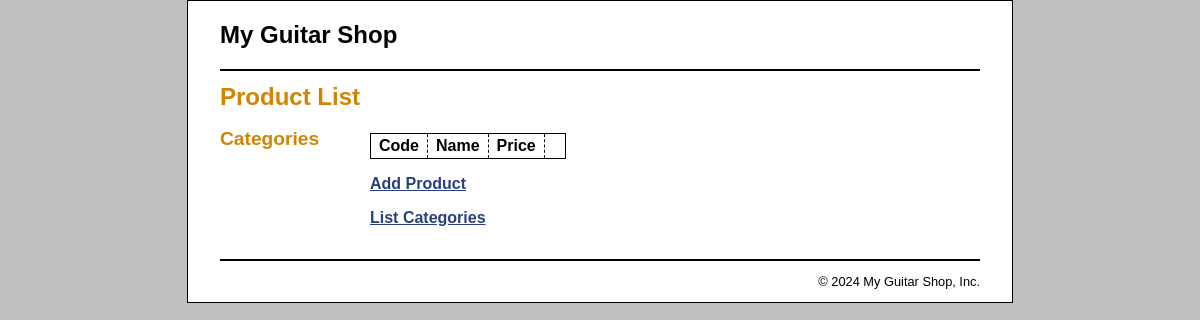
Page /part1/product_manager/index.php on the earlier database version.
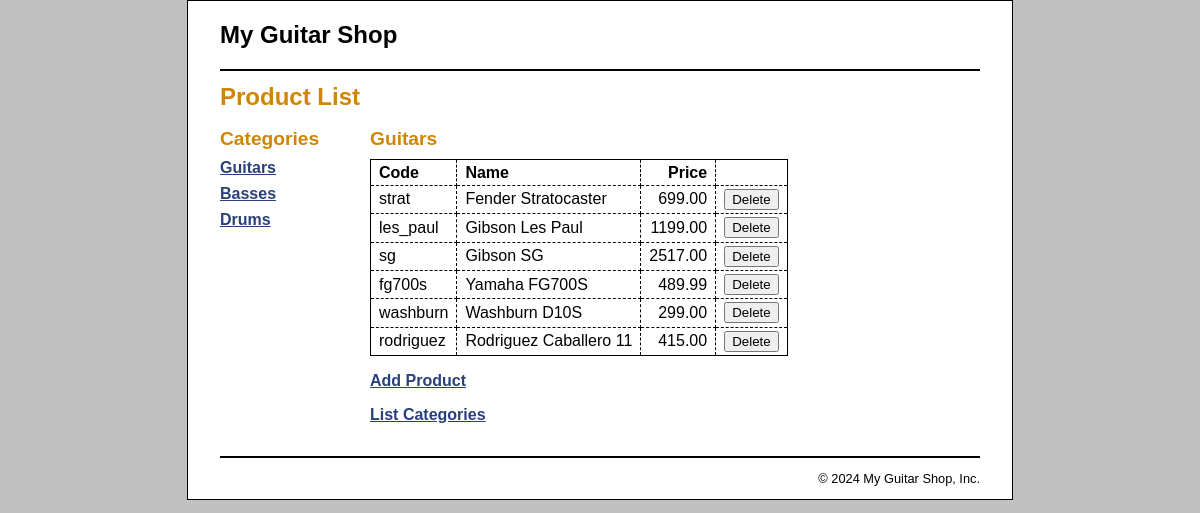
Same page on the later database version.
### tables this page shows
CREATE TABLE categories (
  categoryID       INT(11)        NOT NULL   AUTO_INCREMENT,
  categoryName     VARCHAR(255)   NOT NULL,
  PRIMARY KEY (categoryID)
);

CREATE TABLE products (
  productID        INT(11)        NOT NULL   AUTO_INCREMENT,
  categoryID       INT(11)        NOT NULL,
  productCode      VARCHAR(10)    NOT NULL   UNIQUE,
  productName      VARCHAR(255)   NOT NULL,
  listPrice        DECIMAL(10,2)  NOT NULL,
  PRIMARY KEY (productID)
);

### part1/model/category_db.php (called while the page is built, shortened)
<?php
function get_categories() {
    global $db;
    $query = 'SELECT * FROM categories
              ORDER BY categoryID';
    $statement = $db->prepare($query);
    $statement->execute();
    return $statement;
}
function get_category_name($category_id) {
    global $db;
    $query = 'SELECT * FROM categories
              WHERE categoryID = :category_id';
    $statement = $db->prepare($query);
    $statement->bindValue(':category_id', $category_id);
    $statement->execute();
    $category = $statement->fetch();
    $category_name = $category['categoryName'];
    return $category_name;
}
?>

### part1/model/product_db.php (called while the page is built, shortened)
<?php
function get_products_by_category($category_id) {
    global $db;
    $query = 'SELECT * FROM products
              WHERE products.categoryID = :category_id
              ORDER BY productID';
    $statement = $db->prepare($query);
    $statement->bindValue(':category_id', $category_id);
    $statement->execute();
    $products = $statement->fetchAll();
    return $products;
}
?>

### part1/product_manager/product_list.php (the view, shortened to what this page needs)
<?php include '../view/header.php'; ?>
<main>
    <h1>Product List</h1>
    <aside>
        <h2>Categories</h2>
        <?php include '../product_manager/categories_nav.php'; ?>
    </aside>
    <section>
        <h2><?php echo $category_name; ?></h2>
        <table>
            <tr>
                <th>Code</th>
                <th>Name</th>
                <th class="right">Price</th>
                <th>&nbsp;</th>
            </tr>
            <?php foreach ($products as $product) : ?>
            <tr>
                <td><?php echo $product['productCode']; ?></td>
                <td><?php echo $product['productName']; ?></td>
                <td class="right"><?php echo $product['listPrice']; ?></td>
                <td><form action="." method="post">
                    <input type="submit" value="Delete">
                </form></td>
            </tr>
            <?php endforeach; ?>
        </table>
        <p><a href="?action=show_add_form">Add Product</a></p>
        <p class="last_paragraph"><a href="?action=list_categories">List Categories</a></p>
    </section>
</main>
<?php include '../view/footer.php'; ?>

### part1/product_manager/index.php (shortened to what this page needs)
<?php
require('../model/database.php');
require('../model/product_db.php');
require('../model/category_db.php');
$action = filter_input(INPUT_POST, 'action');
if ($action == NULL) {
    $action = filter_input(INPUT_GET, 'action');
    if ($action == NULL) {
        $action = 'list_products';
    }
}
if ($action == 'list_products') {
    $category_id = filter_input(INPUT_GET, 'category_id',
            FILTER_VALIDATE_INT);
    if ($category_id == NULL || $category_id == FALSE) {
        $category_id = 1;
    }
    $category_name = get_category_name($category_id);
    $categories = get_categories();
    $products = get_products_by_category($category_id);
    include('product_list.php');
} else if ($action == 'delete_product') {
    $product_id = filter_input(INPUT_POST, 'product_id',
            FILTER_VALIDATE_INT);
    $category_id = filter_input(INPUT_POST, 'category_id',
            FILTER_VALIDATE_INT);
    if ($category_id == NULL || $category_id == FALSE ||
            $product_id == NULL || $product_id == FALSE) {
        $error = "Missing or incorrect product id or category id.";
        include('../errors/error.php');
    } else {
        delete_product($product_id);
        header("Location: .?category_id=$category_id");
    }
} else if ($action == 'show_add_form') {
    $categories = get_categories();
    include('product_add.php');
} else if ($action == 'add_product') {
    $category_id = filter_input(INPUT_POST, 'category_id',
            FILTER_VALIDATE_INT);
    $code = filter_input(INPUT_POST, 'code');
    $name = filter_input(INPUT_POST, 'name');
    $price = filter_input(INPUT_POST, 'price');
    if ($category_id == NULL || $category_id == FALSE || $code == NULL ||
            $name == NULL || $price == NULL || $price == FALSE) {
        $error = "Invalid product data. Check all fields and try again.";
        include('../errors/error.php');
    } else {
        add_product($category_id, $code, $name, $price);
        header("Location: .?category_id=$category_id");
    }
}
?>

### part1/view/header.php (shortened to what this page needs)
<!DOCTYPE html>
<html>
<head>
    <link rel="stylesheet" type="text/css"
          href="../main.css">
</head>
<body>
<header><h1>My Guitar Shop</h1></header>

### part1/product_manager/categories_nav.php
<nav>
        <ul>
        <?php foreach ($categories as $category) : ?>
            <li>
            <a href="?category_id=<?php echo $category['categoryID']; ?>">
                <?php echo $category['categoryName']; ?>
            </a>
            </li>
        <?php endforeach; ?>
        </ul>
</nav>

### part1/view/footer.php
<footer>
    <p class="copyright">
        &copy; <?php echo date("Y"); ?> My Guitar Shop, Inc.
    </p>
</footer>
</body>
</html>

### part1/main.css (style rules this page uses)
html { background-color: rgb(192, 192, 192); }
body { font-family: Arial, Helvetica, sans-serif; width: 760px; margin: 0 auto; padding: 0 2em; background-color: white; border: 1px solid black; }
header { border-bottom: 2px solid black; padding: .5em 0; }
header h1 { color: black; }
aside { float: left; width: 150px; }
section { float: left; width: 500px; }
footer { clear: both; border-top: 2px solid black; }
footer p { text-align: right; font-size: 80%; }
h1 { font-size: 150%; margin: .5em 0; }
h2 { font-size: 120%; margin: .25em 0 .5em; }
h1, h2 { color: rgb(208, 133, 4); }
ul { list-style-type: none; margin: 0; padding-left: 0; padding-bottom: 1em; }
li { padding-bottom: 0.5em; }
a { color: rgb(41, 64, 124); font-weight: bold; }
table { border: 1px solid black; border-collapse: collapse; margin-bottom: 1em; }
td, th { border: 1px dashed black; padding: .2em .5em .2em .5em; text-align: left; }
.right { text-align: right; }
.last_paragraph { margin-bottom: 2em; }

Differences in the rows shown:
added categories: categoryName "Guitars"
added categories: categoryName "Basses"
added categories: categoryName "Drums"
added products: productCode "strat", productName "Fender Stratocaster", listPrice "699.00"
added products: productCode "les_paul", productName "Gibson Les Paul", listPrice "1199.00"
added products: productCode "sg", productName "Gibson SG", listPrice "2517.00"
added products: productCode "fg700s", productName "Yamaha FG700S", listPrice "489.99"
added products: productCode "washburn", productName "Washburn D10S", listPrice "299.00"
added products: productCode "rodriguez", productName "Rodriguez Caballero 11", listPrice "415.00"
